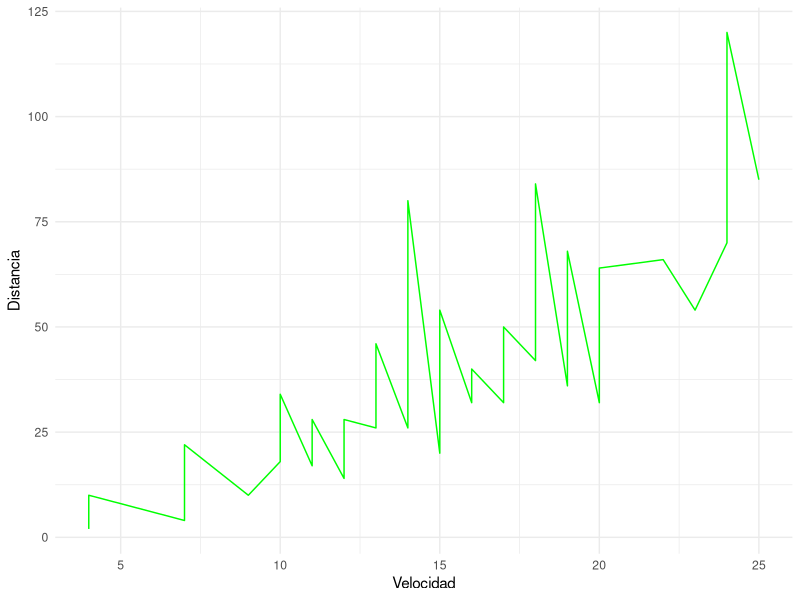

Generate this figure with R:

library(tidyverse)


cars %>% 
  ggplot(aes(speed, dist)) +
  geom_line(colour = '#00ff00') +
  labs(x = 'Velocidad', y = 'Distancia') +
  theme_minimal()

cars %>% 
  head()
